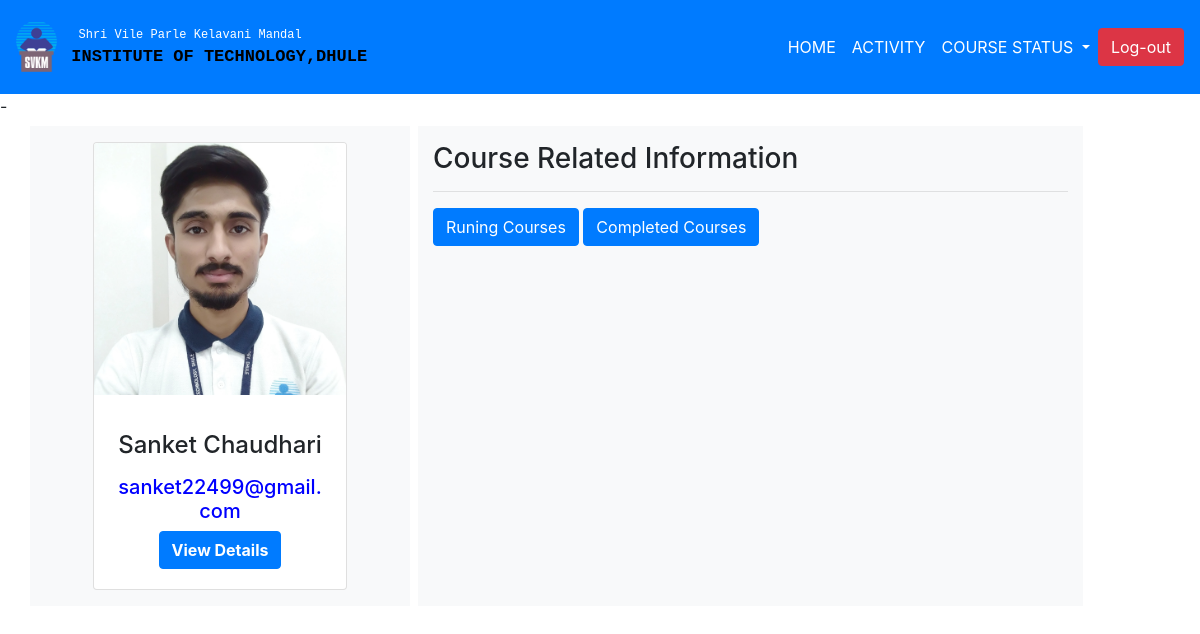
/viewc.php?s=1400217001&eid=18, run on the app's committed database.
### tables this page shows
CREATE TABLE `registration` (
  `id` int(10) NOT NULL,
  `name` varchar(50) NOT NULL,
  `number` bigint(100) NOT NULL,
  `address` text NOT NULL,
  `bdate` date NOT NULL,
  `dept` varchar(40) NOT NULL,
  `year` text NOT NULL,
  `sid` int(50) NOT NULL,
  `email` text NOT NULL,
  `pass` text NOT NULL,
  `img` text NOT NULL
);

### viewc.php (the view, shortened to what this page needs)
<!doctype html>
<html lang="en">
  <head>
    <link rel="stylesheet" href="https://stackpath.bootstrapcdn.com/bootstrap/4.4.1/css/bootstrap.min.css">
      <link rel="stylesheet" type="text/css" href="style.css">
  </head>
  <body>
<?php
    include('db.php');
    $sql = mysqli_query($conn, "select * from registration where id = '".$_GET['eid']."' ");
    while($row=mysqli_fetch_assoc($sql)){
    $s = $row['sid'];
?>
        <nav class="navbar navbar-expand-lg  navbar-dark bg-primary navbar-fixed-top">
            <img class="" src="logo.png" style="width: 3.5%; height: 1.8%">
              <pre style="font-size: 12px; color: white;">
   Shri Vile Parle Kelavani Mandal
  <b style="font-size: 17px; color: black;" class="text-uppercase">Institute Of Technology,Dhule  </b></pre>
            <div class="collapse navbar-collapse" id="navbarTogglerDemo02">
                <ul class="navbar-nav ml-auto mt-2 mt-lg-0">
                  <li class="nav-item active">
                    <a class="nav-link text-uppercase" href="Profile.php?eid=<?php echo $_GET['eid'];?>&s=<?php echo $s; ?>">Home <span class="sr-only">(current)</span></a>
                  </li>
                  <li class="nav-item active">
                    <a class="nav-link text-uppercase" href="activity.php?eid=<?php echo $_GET['eid'];?>&s=<?php echo $s; ?>">Activity <span class="sr-only">(current)</span></a>
                  </li>
                   <li class="nav-item dropdown">
                    <a class="nav-link dropdown-toggle text-white text-uppercase" style="color: black" href="#" id="navbardrop" data-toggle="dropdown">
                      Course Status
                    </a>
                  </li>
                </ul>
             <form class="form-inline my-2 my-lg-0" action="logout.php">
               <a href="logout.php"><button class="btn btn-danger my-2 my-sm-0" type="submit">Log-out</button></a>
            </form>
        </div>
      </nav>
      <?php
    }
    ?>
-
<?php
    include('db.php');
    $sql = mysqli_query($conn, "select * from registration where sid = '".$_GET['s']."' ");
    while($row=mysqli_fetch_assoc($sql)){
      $d = $row['id'];
?>
<div class="container my-2">
    <div class="row">
        <div class="col-lg-4 col-md-4 col-sm-2 col-2 text-center bg-light py-3">
              <div class="card mx-5">
                   <img class="card-img-top pb-3" src="img/<?php echo $row['img']; ?>" alt="Card image">
                  <div class="card-body">
                      <h4 class="card-title"><p><?php echo $row['name']; ?></p></h4>
                      <h5><p class="card-text" style="color: blue"> <?php echo $row['email']; ?></p></h5>
                    <a href="detail.php?eid=<?php echo $d; ?>" style="color: black"><button class="btn btn-primary "><b>View Details</b>  </button></a>
                  </div>
              </div>
        </div>
        <?php
        }
        ?>
          <div class="col-lg-7 col-md-7 col-sm-6 col-5 bg-light mx-2 py-3">
              <div>
                <h3>Course Related Information</h3>
                <hr style="color: blue ">
                <button class="btn btn-primary my-2 my-sm-0" type="submit" data-toggle="modal" data-target="#myModal1">Runing Courses</button>
                <button class="btn btn-primary my-2 my-sm-0" type="submit" data-toggle="modal" data-target="#myModal2">Completed Courses</button>
              </div>
                                  <?php
                                  include('db.php');
                                  $sql = mysqli_query($conn, "select * from course where sid = '".$_GET['s']."' && status = 'Runing' ");
                                   while($row=mysqli_fetch_assoc($sql)){
                                        ?>
                                          <head>
                                          </head>
                                         <?php
                                          }
                                          ?>
                                  <?php
                                    include('db.php');
                                    $sql = mysqli_query($conn, "select * from course where sid = '".$_GET['s']."' && status = 'Completed' ");
                                    while($row=mysqli_fetch_assoc($sql)){
                                    ?>
                                      <head>
                                      </head>
                                     <?php
                                      }
                                      ?>
    </div>
 </div>
</div>
  </body>
</html>

### data on the page
registration: img (picture), name "Sanket Chaudhari", email "sanket22499@gmail.com"
